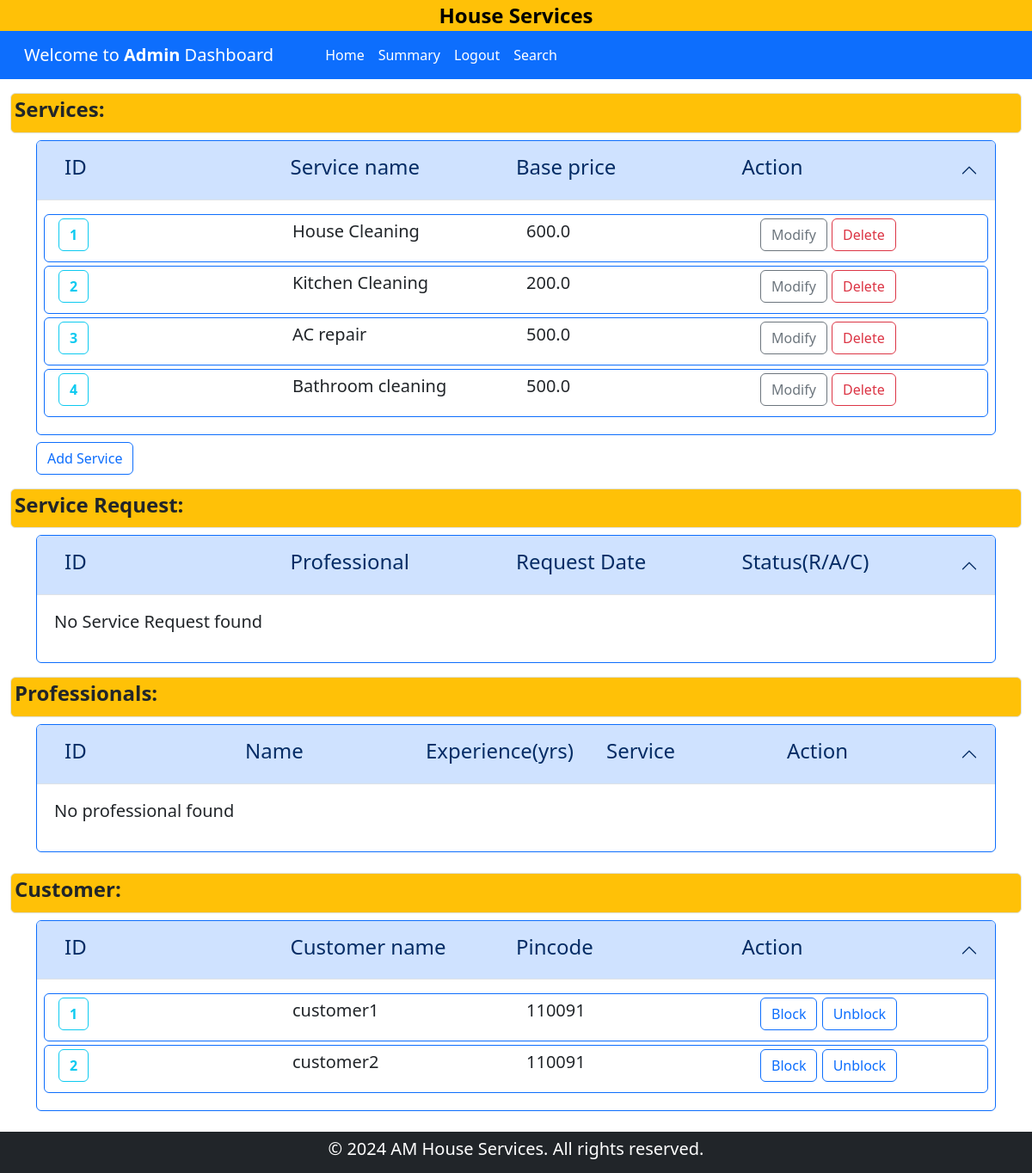
Page /admin_dashboard on the committed database.
### backened/modals.py (models this page shows)
class Service(db.Model):
    __tablename__ = "service"
    id = db.Column(db.Integer, primary_key=True)
    name = db.Column(db.String(120), nullable=False)
    price = db.Column(db.Float, nullable=False)
    time_required = db.Column(db.Integer, nullable=False)
    description = db.Column(db.Text, nullable=True)
    service_requests = db.relationship(
        "ServiceRequest", backref="service", lazy=True, cascade="all, delete-orphan"
    )

class Customer(db.Model):
    __tablename__ = "customer"
    id = db.Column(db.Integer, primary_key=True)
    email = db.Column(db.String(120), unique=True, nullable=False)
    password = db.Column(db.String(120), nullable=False)
    name = db.Column(db.String(120), nullable=False)
    address = db.Column(db.String(200), nullable=False)
    pincode = db.Column(db.Integer, nullable=False)
    service_requests = db.relationship(
        "ServiceRequest", backref="customer", lazy=True, cascade="all, delete-orphan"
    )
    reviews = db.relationship(
        "Review", backref="customer", lazy=True, cascade="all, delete-orphan"
    )

### backened/controller.py (the view)
@app.route("/admin_dashboard")
def adminDashboard():
    sers = Service.query.all()
    ser_reqs = ServiceRequest.query.all()
    custmrs = Customer.query.all()
    profs = Professional.query.all()
    return render_template(
        "admin_dashboard.html",
        services=sers,
        service_requests=ser_reqs,
        customers=custmrs,
        professionals=profs,
    )

### templates/admin_dashboard.html (shortened to what this page needs)
<!DOCTYPE html>
<html lang="en">
<head>
    <link href="https://cdn.jsdelivr.net/npm/bootstrap@5.3.3/dist/css/bootstrap.min.css" rel="stylesheet">
</head>
<body>
    <div class="container-fluid bg-warning" id="home">
        <div class="d-flex justify-content-center">
            <a href="{{ url_for('home') }}" class="text-decoration-none fw-bold fs-4 text-black ">House Services </a>
        </div>
    </div>
    <nav class="navbar navbar-expand-lg bg-primary">
        <div class="container-xxl">
            <div class="navbar-brand ms-3">
                <a href="" class="text-decoration-none text-white">Welcome to <strong>
                    Admin
                </strong>  Dashboard</a>
            </div>
                <div class="collapse navbar-collapse row" id="navbarNav">
                    <ul class="navbar-nav ms-5 col">
                        <li class="nav-item ">
                        <a class="nav-link text-white" aria-current="page" href="{{ url_for('adminDashboard') }}">Home</a>
                        </li>
                        <li class="nav-item ">
                            <a class="nav-link text-white" aria-current="page" href="#summary">Summary</a>
                        </li>
                        <li class="nav-item ">
                            <a class="nav-link text-white" aria-current="page" href="{{ url_for('logout') }}">Logout</a>
                        </li>
                        <li class="nav-item">
                            <a class="nav-link text-white" aria-current="page" href="{{ url_for('search' ) }}">Search</a>
                        </li>
                    </ul>
                </div>
        </div>
    </nav>
    {% block content %}
    <section id="main-data" class="container-fluid" >
        <div class="mt-3 mb-2 bg-warning p-1 border rounded">
            <h4 class="fw-bold">Services:</h4>
        </div>
        <div class="container">
            <div class="accordion" id="Services">
                <div class="accordion-item border border-primary">
                  <h2 class="accordion-header">
                    <button class="accordion-button" type="button" data-bs-toggle="collapse" data-bs-target="#service-collapse" aria-expanded="true" aria-controls="service-collapse">
                      <div class="container row">
                        <h4 class="col">ID</h4>
                        <h4 class="col">Service name</h4>
                        <h4 class="col">Base price</h4>
                        <h4 class="col">Action</h4>
                      </div>
                    </button>
                  </h2>
                  <div id="service-collapse" class="accordion-collapse collapse show" data-bs-parent="#Services">
                    <div class="accordion-body">
                        {% if services | length == 0 %}
                        <div class="col">
                            <p class="lead">No Service found</p>
                        </div>
                        {% else %}
                            {% for service in services %}
                                <div class="conatiner row border border-primary p-1 lead rounded mb-1">
                                    <div class="col">
                                        <a href="{{ url_for('show_detail_admin',id=service.id,item = 'service') }}" class="fw-bold btn btn-outline-info">{{service.id}}</a>
                                    </div>
                                    <div class="col">
                                        <p >{{ service.name }}</p>
                                    </div>
                                    <div class="col">
                                        <p > {{ service.price }}</p>
                                    </div>
                                    <div class="col">
                                        <a href="{{ url_for('del_mod_service',task='modify',id=service.id) }}" class="btn btn-outline-secondary">Modify</a>
                                        <a href="{{ url_for('del_mod_service',task='delete',id=service.id) }}" class="btn btn-outline-danger">Delete</a>
                                    </div>
                                </div>
                            {% endfor %}
                        {% endif %}
                    </div>
                  </div>
                </div>
              </div>
              <div class="justify-content-start mt-2">
                <a href="{{ url_for('addService') }}" class="btn btn-outline-primary">Add Service</a>
            </div>
        </div>
        <div class="mt-3 mb-2 bg-warning p-1 border rounded">
            <h4 class="fw-bold">Service Request:</h2>
        </div>
        <div class="container">
            <div class="accordion" id="Service-request">
                <div class="accordion-item border border-primary">
                  <h2 class="accordion-header">
                    <button class="accordion-button" type="button" data-bs-toggle="collapse" data-bs-target="#service-request-collapse" aria-expanded="true" aria-controls="service-request-collapse">
                      <div class="container row">
                        <h4 class="col">ID</h4>
                        <h4 class="col">Professional</h4>
                        <h4 class="col">Request Date</h4>
                        <h4 class="col">Status(R/A/C)</h4>
                      </div>
                    </button>
                  </h2>
                  <div id="service-request-collapse" class="accordion-collapse collapse show" data-bs-parent="#Service-request">
                    <div class="accordion-body">
                        {% if service_requests | length == 0 %}
                            <div class="col">
                                <p class="lead">No Service Request found</p>
                            </div>
                        {% endif %}
                    </div>
                  </div>
                </div>
              </div>
        </div>
        <div class="mt-3 mb-2 bg-warning p-1 border rounded">
            <h4 class="fw-bold">Professionals:</h2>
        </div>
        <div class="container">
            <div class="accordion mb-4" id="Professional">
                <div class="accordion-item border border-primary">
                  <h2 class="accordion-header">
                    <button class="accordion-button" type="button" data-bs-toggle="collapse" data-bs-target="#professionalOne" aria-expanded="true" aria-controls="professionalOne">
                      <div class="container row">
                        <h4 class="col">ID</h4>
                        <h4 class="col">Name</h4>
                        <h4 class="col">Experience(yrs)</h4>
                        <h4 class="col">Service</h4>
                        <h4 class="col">Action</h4>
                      </div>
                    </button>
                  </h2>
                  <div id="professionalOne" class="accordion-collapse collapse show" data-bs-parent="#Professional">
                    <div class="accordion-body">
                        {% if professionals | length == 0 %}
                        <div class="col">
                            <p class="lead">No professional found</p>
                        </div>
                        {% endif %}
                    </div>
                  </div>
                </div>
              </div>
        </div>
        <div class="mt-3 mb-2 bg-warning p-1 border rounded">
            <h4 class="fw-bold">Customer:</h4>
        </div>
        <div class="container mb-4">
            <div class="accordion" id="Customers">
                <div class="accordion-item border border-primary">
                  <h2 class="accordion-header">
                    <button class="accordion-button" type="button" data-bs-toggle="collapse" data-bs-target="#customer-collapse" aria-expanded="true" aria-controls="customer">
                      <div class="container row">
                        <h4 class="col">ID</h4>
                        <h4 class="col">Customer name</h4>
                        <h4 class="col">Pincode</h4>
                        <h4 class="col">Action</h4>
                      </div>
                    </button>
                  </h2>
                  <div id="customer-collapse" class="accordion-collapse collapse show" data-bs-parent="#Customer">
                    <div class="accordion-body">
                        {% if customers | length == 0 %}
                        <div class="col">
                            <p class="lead">No Customer found</p>
                        </div>
                        {% else %}
                            {% for customer in customers %}
                                <div class="conatiner row border border-primary p-1 lead rounded mb-1">
                                    <div class="col">
                                        <a href="{{ url_for('show_detail_admin',id=customer.id,item = 'customer') }}" class="fw-bold btn btn-outline-info">{{ customer.id }}</a>
                                    </div>
                                    <div class="col">
                                        <p>{{ customer.name }}</p>
                                    </div>
                                    <div class="col">
                                        <p >{{ customer.pincode}}</p>
                                    </div>
                                    <div class="col">
                                        <a href="#" class="btn btn-outline-primary">Block</a>
                                        <a href="#" class="btn btn-outline-primary">Unblock</a>
                                    </div>
                                </div>
                            {% endfor %}
                        {% endif %}
                    </div>
                  </div>
                </div>
              </div>
        </div>
    </section>
    {% endblock content %}
    <footer class="bg-dark text-white text-center p-2">
        <p class="h5">&copy; 2024 AM House Services. All rights reserved.</p>
    </footer>
</body>
</html>

### rows in the picture
Service: id "1", name "House Cleaning", price "600.0"
Service: id "2", name "Kitchen Cleaning", price "200.0"
Service: id "3", name "AC repair", price "500.0"
Service: id "4", name "Bathroom cleaning", price "500.0"
Customer: id "1", name "customer1", pincode "110091"
Customer: id "2", name "customer2", pincode "110091"
